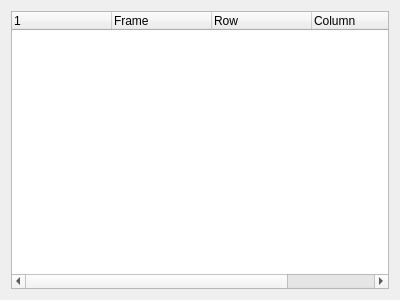
<ui version="4.0" >
 <class>ReportWidget</class>
 <widget class="QWidget" name="ReportWidget" >
  <property name="geometry" >
   <rect>
    <x>0</x>
    <y>0</y>
    <width>400</width>
    <height>300</height>
   </rect>
  </property>
  <layout class="QVBoxLayout" name="verticalLayout" >
   <item>
    <widget class="QTreeWidget" name="reportsView" >
     <property name="alternatingRowColors" >
      <bool>true</bool>
     </property>
     <property name="rootIsDecorated" >
      <bool>false</bool>
     </property>
     <property name="itemsExpandable" >
      <bool>false</bool>
     </property>
     <property name="expandsOnDoubleClick" >
      <bool>false</bool>
     </property>
     <column>
      <property name="text" >
       <string/>
      </property>
     </column>
     <column>
      <property name="text" >
       <string>Frame</string>
      </property>
     </column>
     <column>
      <property name="text" >
       <string>Row</string>
      </property>
     </column>
     <column>
      <property name="text" >
       <string>Column</string>
      </property>
     </column>
     <column>
      <property name="text" >
       <string>Message</string>
      </property>
     </column>
    </widget>
   </item>
  </layout>
 </widget>
 <resources/>
 <connections/>
</ui>
